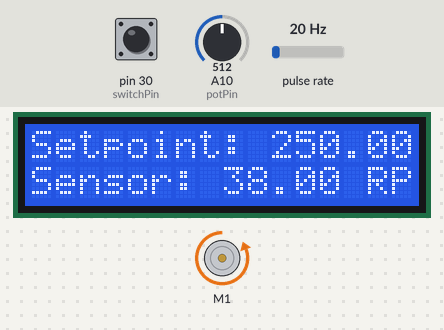
Recording of a sketch running on a simulated Arduino Mega 2560, built with avr-gcc and run on an emulated ATmega2560. Shown: 16×2 character LCD, DC motor (green arrow = forward, orange = backward, longer = faster). Wiring (inferred from the names in the program): pulse sensor: data pin 18. Inputs (shaded band) come from the test bench; at power-on: pulse rate 20 Hz, A10 (potPin) = 512, pin 30 (switchPin) HIGH. What the sketch prints to the serial monitor is not drawn.

Above: at 1.2 s.
1.3 s: pulse rate (sensor on pin 18) set to 100 Hz
At 3.4 s:
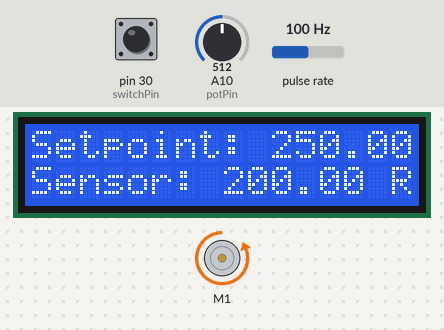
4.3 s: A10 (potPin) set to 306
At 6.9 s:
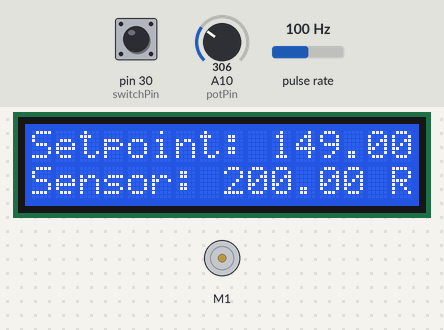
7.1 s: pulse rate (sensor on pin 18) set to 4 Hz
At 9.9 s:
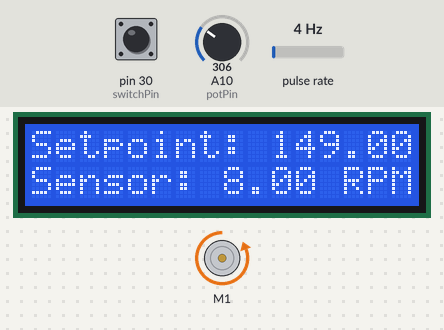
10.1 s: pulse rate (sensor on pin 18) set to 196 Hz
At 11.28 s:
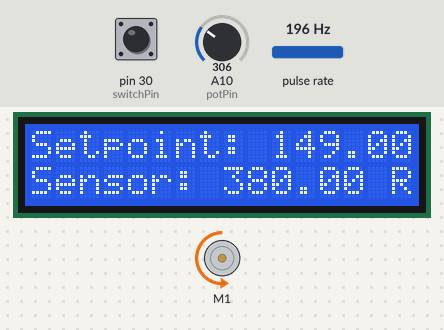
13.1 s: A10 (potPin) set to 900
At 13.62 s:
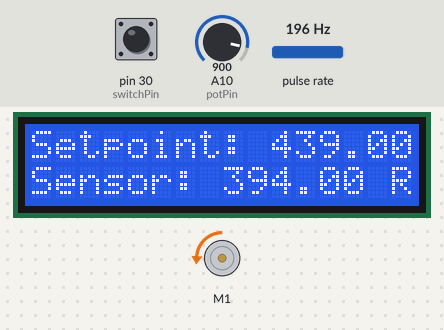
16.1 s: A10 (potPin) set to 1023
At 18.16 s:
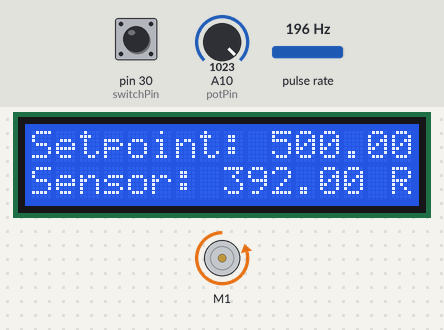
Timing chart, 0 to 19.7 s (numbered marks = the images above; inputs shaded):
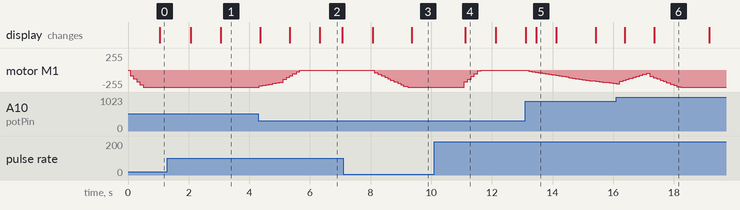

The sketch:

Project_PID_ConveyorBelt_Speed_Control.ino
```cpp
/*
Federal University of Bahia (UFBA)
Department of Electrical and Computer Engineering (DEEC) - Polytechnic School
Students: Gabriel Correia and Mateus Fiscina


CONVEYOR SPEED CONTROL MODEL USING PID
*/

// ---------------- DEFINITION AND INITIAL SETTINGS ----------------
// Import Code Libraries (important to download before running)
#include <AFMotor.h> // Library for controlling DC motors using the Adafruit Motor Shield
#include <PID_v1.h>  // Library for PID control
#include <Wire.h>    // Library for I2C communication
#include <LiquidCrystal_I2C.h> // Library for I2C LCD control

// Engine configuration
AF_DCMotor motor(1); // Creates a motor object on port M1 of the Adafruit Motor Shield

// PID Control Constants
#define MIN_PWM 0   // Minimum PWM value
#define MAX_PWM 255 // Maximum PWM value
#define KP 0.1625  // PID proportional constant
#define KI 1.776   // PID integral constant
#define KD 0       // PID derivative constant

// Variables for the Infrared Sensor and PID
double rpm;                  // Stores the current motor RPM value
volatile byte pulses;        // Pulse counter for the infrared sensor
unsigned long timeold;       // Marks the time of the last RPM update
int sensorPin = 18;          // Arduino pin connected to the D0 pin of the sensor
unsigned int discPulses = 20; // Number of pulses per full rotation of the encoder disc
double speed = 0;            // Stores the PID output value (PWM)
double speedSetpoint = 100;  // Desired speed (setpoint) in RPM

// Constant for the potentiometer pin
const int potPin = A10;   // Analog pin where the potentiometer is connected
const int switchPin = 30; // Digital pin where the switch is connected

// Replace 0x27 with the address of your LCD found by the I2C scanner
LiquidCrystal_I2C lcd(0x27, 16, 2); // Initializes the I2C LCD display with address 0x27, 16 columns, and 2 rows

// Creates PID for control
PID motorPID(&rpm, &speed, &speedSetpoint, KP, KI, KD, DIRECT);


// ---------------- PROGRAM TO BE RUN ----------------
// Function executed at each interrupt
void counter() {
  pulses++;  // Increments the pulse counter
}

// SETUP
void setup() {
  // Start Serial
  Serial.begin(9600); // Starts serial communication at 9600 bps

  // Start the I2C LCD
  lcd.init(); // Initializes the LCD display
  // lcd.begin(16, 2);
  lcd.backlight(); // Turns on the LCD backlight

  // Interrupt Configuration
  pinMode(sensorPin, INPUT);  // Sets the sensor pin as input
  pinMode(switchPin, INPUT);  // Configures the switch pin as input with an internal pull-up

  attachInterrupt(digitalPinToInterrupt(sensorPin), counter, FALLING); // Sets an interrupt to count pulses on the falling edge
  pulses = 0;    // Initializes the pulse counter
  rpm = 0;       // Initializes the RPM value
  timeold = 0;   // Initializes the previous time

  // PID Control Configuration
  motorPID.SetOutputLimits(MIN_PWM, MAX_PWM); // Sets the PID output limits
  motorPID.SetMode(AUTOMATIC); // Sets the PID mode to automatic
}


// LOOP
void loop() {
  // Reads the potentiometer value and adjusts the speed setpoint
  int potValue = analogRead(potPin); // Reads the potentiometer value
  speedSetpoint = map(potValue, 0, 1023, 0, 500); // Maps the potentiometer value to the desired RPM range

  // Reads the switch state
  bool switchState = digitalRead(switchPin); // Reads the switch state (HIGH if pressed, LOW if not pressed)

  // Calculates RPM every 1 Second
  if (millis() - timeold >= 1000) { // If one second has passed since the last measurement
    detachInterrupt(digitalPinToInterrupt(sensorPin)); // Disables the interrupt during the calculation to avoid inconsistencies
    rpm = (60 * 1000 / discPulses) / (millis() - timeold) * pulses; // Calculates RPM based on the counted pulses
    timeold = millis(); // Updates the previous time to the current time
    pulses = 0; // Resets the pulse counter

    // Displays ALL values on the serial monitor
    Serial.print("Setpoint: ");
    Serial.print(speedSetpoint); // Displays the current speed setpoint
    Serial.print("  ");
    Serial.print("Speed - PID output: ");
    Serial.print(speed, 2); // Displays the speed calculated by the PID with two decimal places
    Serial.print("  ");
    Serial.print("RPM: ");
    Serial.println(rpm, 0); // Displays the calculated RPM value
    Serial.print("Error: ");
    Serial.println(speedSetpoint - rpm); // Displays the error between the setpoint and the RPM measured by the sensor

    // Re-enables the interrupt
    attachInterrupt(digitalPinToInterrupt(sensorPin), counter, FALLING);
  }

  // Calculates the motor PWM according to the PID control
  motorPID.Compute(); // Calculates the PID output value based on the current RPM and setpoint

  // Reads the switch state
  //int switchState = digitalRead(switchPin);

  // Adjusts motor PWM based on the switch state
  if (switchState == LOW) {
    motor.run(FORWARD); // If the switch is pressed, runs the motor forward

  } else {
    motor.run(BACKWARD); // Otherwise, runs the motor backward

  }

  motor.setSpeed(speed);   // Sets the motor PWM with the value calculated by the PID

  // Displays the parameters on the I2C LCD screen
  lcd.clear(); // Clears the LCD display
  lcd.setCursor(0, 0); // Moves the cursor to the first line
  lcd.print("Setpoint: "); // Displays "Setpoint:" on the LCD
  lcd.print(speedSetpoint); // Displays the current speed setpoint
  lcd.setCursor(0, 1); // Moves the cursor to the second line
  lcd.print("Sensor: "); // Displays "Sensor:" on the LCD
  lcd.print(rpm);      // Displays the calculated RPM value
  lcd.print(" RPM");   // Displays " RPM" after the RPM value
  //delay(100); // Waits 100 milliseconds before repeating the loop
}
```

Measured:
- after the input at 7.1 s, motor M1: moves from stopped to backward 255/255 over 1.1 s, starting after 1.0 s
- after the input at 10.1 s, motor M1: moves from backward 255/255 to stopped over 0.57 s, starting after 0.99 s; the display: changes after 1.0 s (image 4)
- after the input at 13.1 s, motor M1: moves from stopped to backward 205/255 over 2.9 s, starting after 0.12 s
- what the display in image 2 shows lasts 0.8 s, from 6.3 s to 7.1 s
- what the display in image 4 shows lasts 1.0 s, from 11.1 s to 12.1 s
